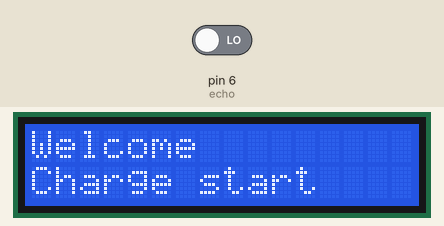
Simulated run of this sketch. Board: Arduino Uno, built with avr-gcc and run on an emulated ATmega328P. Shown: 16×2 character LCD. The inputs (shaded band) are chosen by the test bench; at power-on: pin 6 (echo) LOW. What the sketch prints to the serial monitor is not drawn.

Above: at 1.1 s.

Measured:
- what the display in image 0 shows lasts 3.0 s, from 1.1 s to 4.1 s

The sketch:

sketch_GasStation.ino
```cpp
#include <LiquidCrystal.h>
int trig=7,echo=6; //초음파 입출력 - echo가 입력
LiquidCrystal lcd(12, 11, 5, 4, 3, 2);

void setup()
{
  Serial.begin(9600); //시리얼 모니터 사용
  lcd.begin(16, 2); //lcd 초기화
  pinMode(trig,OUTPUT); //초음파
  pinMode(echo,INPUT);
}

float centimeter;
int sensor()
{
  int duration;
  digitalWrite(trig,LOW);
  delayMicroseconds(2);
  digitalWrite(trig,HIGH);
  delayMicroseconds(5);
  digitalWrite(2,LOW);

  duration=pulseIn(echo,HIGH);
  centimeter=duration/58.2;
  Serial.println(centimeter);
  return centimeter;
}

void loop()
{
  unsigned long time1=0,cost=0; //시간측정을 위한 변수
  // 전광판 기능, 시간측정, 주유량에 따른 요금 계산
  if(sensor() < 15) // 차(장애물) 인지 : 전광판으로 인사 출력
  {
    lcd.setCursor(0,0);            // 0번째 줄 0번째 셀부터 입력하게 합니다.
    lcd.print("Welcome");
    lcd.setCursor(0,1);
    lcd.print("Charge start");
    delay(3000);
    lcd.clear();
    //time1 = millis() / 1000;
    //delay(1000);
    while(1)
    {
      time1++;
      delay(1000);
      if(sensor() > 15)
      {
        lcd.setCursor(0,0);
        cost=time1*100;
        lcd.print("time : ");
        lcd. print(time1);
        lcd.print("seconds");
        lcd.setCursor(0,1);
        lcd.print("cost : ");
        lcd.print(cost);
        lcd.print("won");
        delay(2000);
        lcd.clear();
        lcd.print("Charge Finished! Goodbye");
        delay(2000);
        lcd.clear();
        delay(3000);
        break;
      }
    }
  }
}
```
